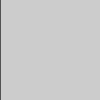
Frame 1 (no input)
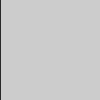
Frame 2 (the mouse pressed at the canvas centre, redrawn once)

The p5.js sketch that drew these frames (run headless with seeded random() and noise() and a simulated clock; the mouse was pressed at the canvas centre and the sketch redrawn once):

// p5.js sketch
// ── sketch.js
var x = 0;
function setup() {
  createCanvas(100, 100,);
  noLoop();
}

function draw() {
  background(204);
  x = x + 0.1;
  if (x > width) {
    x = 0;
  }
  line(x, 0, x, height);

}

function mousePressed() {
  loop();
}

function mouseReleased() {
  noLoop();
}
